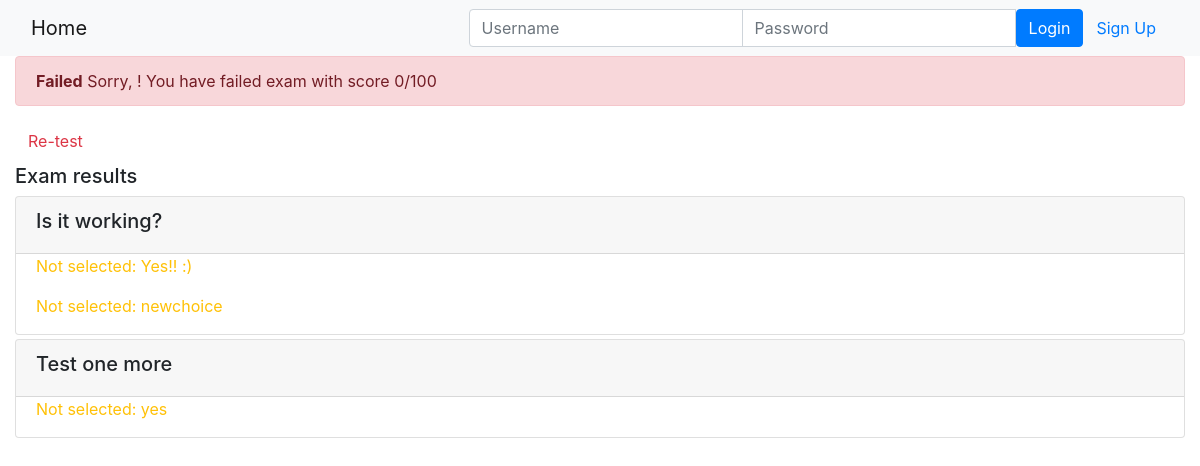
Page /onlinecourse/course/1/submission/1/result/ on the committed database.
### onlinecourse/models.py (models this page shows, shortened)
class Question(models.Model):
    lessons = models.ForeignKey(Course, on_delete=models.CASCADE, null=True)
    grade = models.IntegerField(default=0)
    question_text = models.TextField(max_length=300)

class Choice(models.Model):
    questions = models.ForeignKey(Question, on_delete=models.CASCADE, null=True)
    choice_text = models.TextField(max_length=300)
    is_correct = models.BooleanField(default=False)
    courses = models.ForeignKey(Course, on_delete=models.CASCADE, null=True)

### onlinecourse/views.py (the view)
# urls.py: path('course/<int:course_id>/submission/<int:submission_id>/result/', views.show_exam_result, name='show_exam_result'),
def show_exam_result(request, course_id, submission_id):
    context = {}
    course = Course.objects.get(id=course_id)
    submission = Submission.objects.get(id=submission_id)
    choices = submission.choices.all()
    total_score = 0
    for choice in choices:
        if choice.is_correct:
            total_score += choice.questions.grade
    total_score = max(total_score, 0)
    context["course"] = course
    context["submission"] = submission
    context["grade"] = total_score
    print(context)
    return render(request, 'onlinecourse/exam_result_bootstrap.html', context)

### onlinecourse/models.py (called while the page is built)
    def __str__(self):
        return "Name: " + self.name + "," + \
               "Description: " + self.description

### onlinecourse/templates/onlinecourse/exam_result_bootstrap.html (shortened to what this page needs)
<!DOCTYPE html>
<html lang="en">
<head>
    {% load static %}
    <link rel="stylesheet" href="https://maxcdn.bootstrapcdn.com/bootstrap/4.5.2/css/bootstrap.min.css">
</head>
<body>
 <nav class="navbar navbar-light bg-light">
    <div class="container-fluid">
        <div class="navbar-header">
              <a class="navbar-brand" href="{% url 'onlinecourse:index' %}">Home</a>
        </div>
        <ul class="nav navbar-nav navbar-right">
            {% if user.is_authenticated %}
            <li>
                <a class="btn btn-link" href="#">{{ user.first_name }}({{ user.username }})</a>
                <a class="btn btn-link" href="{% url 'onlinecourse:logout' %}">Logout</a>
            </li>
            {% else %}
            <li>
                <form class="form-inline" action="{% url 'onlinecourse:login' %}" method="post">
                    <div class="input-group">
                        <input type="text" class="form-control" placeholder="Username" name="username" >
                        <input type="password" class="form-control" placeholder="Password" name="psw" >
                        <button class="btn btn-primary" type="submit">Login</button>
                        <a class="btn btn-link" href="{% url 'onlinecourse:registration' %}">Sign Up</a>
                    </div>
                </form>
            </li>
            {% endif %}
        </ul>
    </div>
</nav>
<div class="container-fluid">
    {% if grade > 80 %}
        <div class="alert alert-success">
            <b>Congratulation, {{user.username}}!</b> You have passed the exam and completed the course with {{grade}}/100
        </div>
    {% else %}
        <div class="alert alert-danger">
            <b>Failed</b> Sorry, {{user.username}}! You have failed exam with score {{grade}}/100
        </div>
        <a class="btn btn-link text-danger" href="{% url 'onlinecourse:course_details' course.id %}">Re-test</a>
    {% endif %}
        <div class="card-columns-vertical mt-1">
        <h5 class="">Exam results</h5>
            <form id="questions" >
                    {% for question in course.question_set.all %}
                        <div class="card mt-1">
                            <div class="card-header">
                                <h5>{{question.question_text}}</h5>
                            </div>
                            <div class="for-group">
                                {% for choice in question.choice_set.all %}
                                    {% if choice.is_correct and choice not in submission.choices.all %}
                                        <div class="form-check">
                                            <label class="form-check-label">
                                                <p type="text" class="text-warning" id="{{choice.id}}" >
                                                    Not selected: {{choice.choice_text}}
                                                </p>
                                            </label>
                                        </div>
                                    {% endif %}
                                {% endfor %}
                            </div>
                        </div>
                    {% endfor %}
            </form>
        </div>
    </div>
</body>
</html>

### rows in the picture
Question: question_text "Is it working?"
Choice: choice_text "Yes!! :)"
Choice: choice_text "newchoice"
Question: question_text "Test one more"
Choice: choice_text "yes"

### other values in the picture
{{ grade }} "0"
